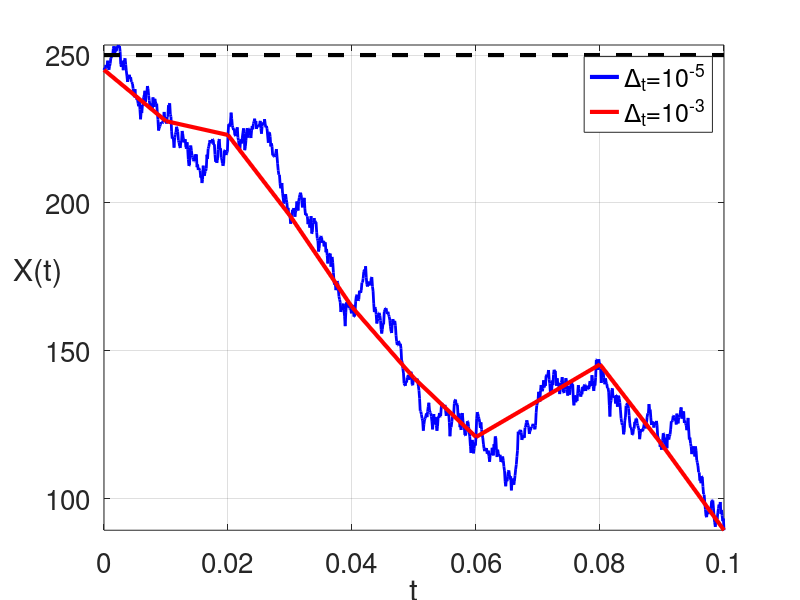
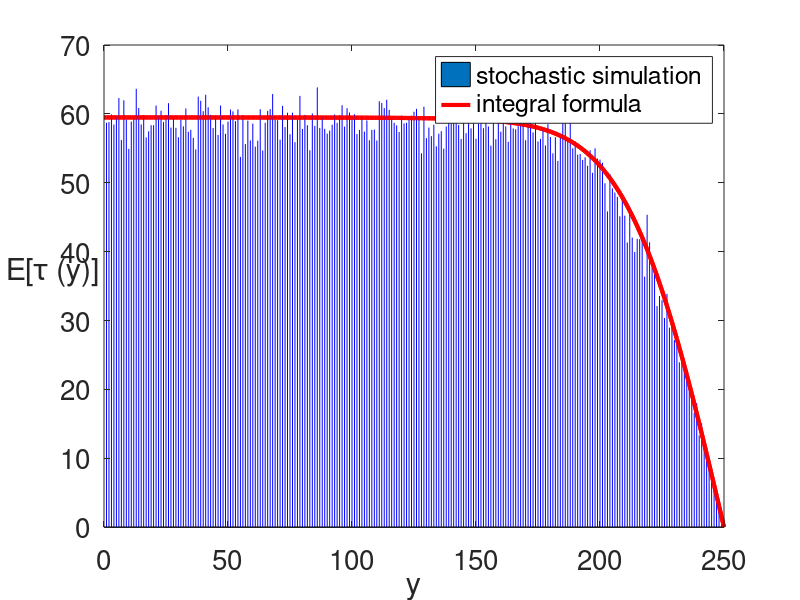

Recreate these plots in MATLAB, in order.
function CH3_KBE_hitting

k1=0.001;
k2=0.75;
k3=165;
k4=10000;
k5=200;

dt=0.0001;
X(1)=245;
time(1)=0;
steps = 1000;

for i=1:steps
    X(i+1) = X(i)+dt*(-k1*X(i)*X(i)*X(i)+k2*X(i)*X(i)-k3*X(i)+k4)+k5*sqrt(dt)*randn(1,1);
    time(i+1)=i*dt;
end

Xbig=X(1:100:steps+1);
timebig=time(1:100:steps+1);

%% Plotting
figure(1);
plot(time,X,'b','Linewidth',2);
hold on;
h1=plot([1],[1],'b','Linewidth',3);
h2=plot(timebig,Xbig,'r','Linewidth',3);
line([0 steps*dt],[250 250],'Color','k','Linestyle','--','Linewidth',3);
hh=legend([h1 h2],'\Delta_t=10^{-5}','\Delta_t=10^{-3}');
xlim([0 steps*dt]);
ylim([min(min(X),min(Xbig)) max(max(X),max(Xbig))]);
xlabel('t');
ylabel('X(t)');
set(get(gca,'ylabel'),'rotation',0);
set(gca,'Fontsize',20);
grid on;


load data_Figure3_3b_1.dat;
load data_Figure3_3b_2.dat;

initialpoint=data_Figure3_3b_1(:,1);
exittime=data_Figure3_3b_1(:,2);
y=data_Figure3_3b_2(:,1);
tau=data_Figure3_3b_2(:,2);

figure(2);
bar([700],[0]);
hold on;
axis([0 250 0 70]);
set(gca,'XTick',[0 50 100 150 200 250]);
set(gca,'YTick',[0 10 20 30 40 50 60 70]);
xlabel('y');
ylabel('E[\tau (y)]');
set(get(gca,'ylabel'),'rotation',0);
plot(y,tau,'r','Linewidth',3);
stem(initialpoint,exittime,'b','Markersize',0.01);
plot(y,tau,'r','Linewidth',3);
hh=legend('stochastic simulation','integral formula');
set(gca,'Fontsize',20);
